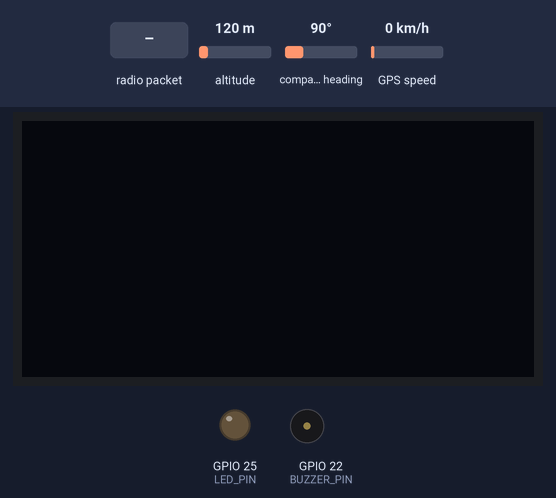
A sketch run on a simulated ESP32. Shown: 128×64 one-colour display, output pins drawn as LEDs (lit = HIGH), buzzer (waves = sounding, pin HIGH). The test bench sets the inputs (shaded band); at power-on: altitude 120 m, compass heading 90°, GPS speed 0 km/h. The OLED is the two-colour kind (top 16 rows yellow); the GPS gets a fix after 3 s at 37.7749, -122.4194 with 8 satellites; no radio packets arrive unless stated; what the sketch prints to the serial monitor is not drawn.

Above: at 2.2 s.
2.3 s: radio packet "1" arrives
At 2.7 s:
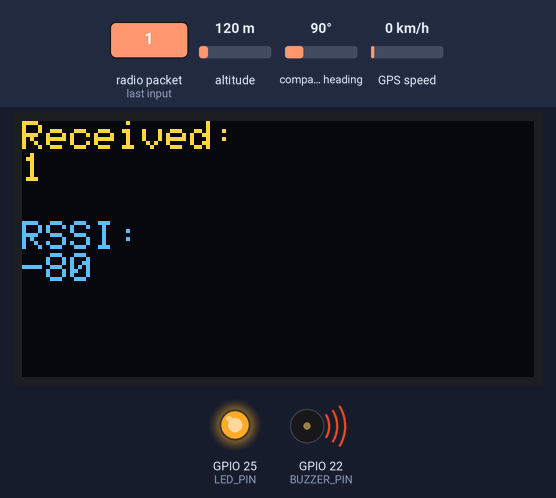
At 3.7 s:
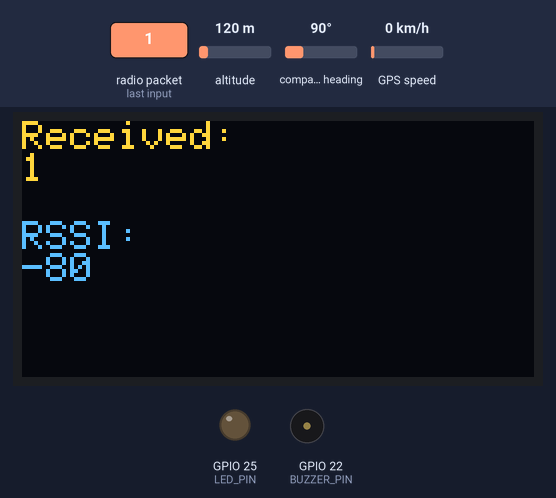
4.3 s: radio packet "0" arrives
At 5.4 s:
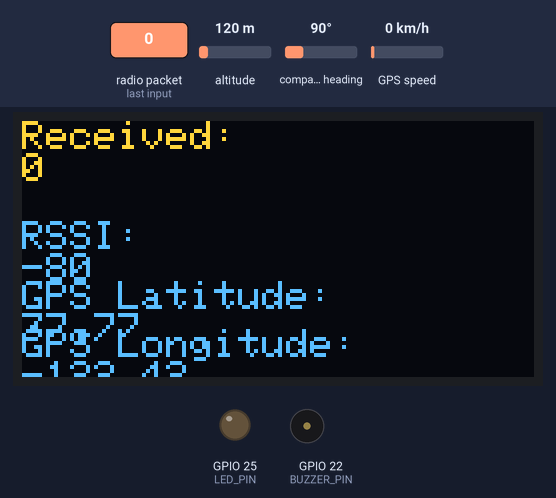
Timing chart, 0 to 7.3 s (numbered marks = the images above; inputs shaded):
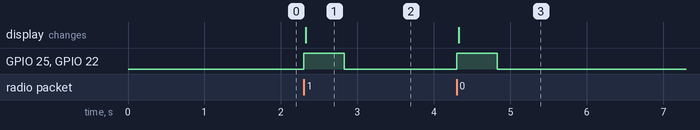

The sketch:

Receiver_code.ino
```cpp
#include <SPI.h>
#include <LoRa.h>
#include <Wire.h>
#include <Adafruit_GFX.h>
#include <Adafruit_SSD1306.h>
#include <TinyGPS++.h>

// Create GPS object
TinyGPSPlus gps;

// Use UART1 of ESP32
HardwareSerial GPS_Serial(1);

// OLED size
#define SCREEN_WIDTH 128
#define SCREEN_HEIGHT 64

// I2C address (usually 0x3C)
#define OLED_ADDR 0x3C

// Create display object
Adafruit_SSD1306 display(SCREEN_WIDTH, SCREEN_HEIGHT, &Wire, -1);

#define SS    18
#define RST   14
#define DIO0  26

#define LED_PIN    25   // Changed LED pin to 25
#define BUZZER_PIN 22   // Buzzer pin

void setup() {
  Serial.begin(115200);
  Wire.begin(21, 22);  // SDA, SCL
  GPS_Serial.begin(9600, SERIAL_8N1, 16, 17);

  // Initialize OLED
  if (!display.begin(SSD1306_SWITCHCAPVCC, OLED_ADDR)) {
    Serial.println("OLED init failed");
    while (1);
  }
  delay(1000);
  pinMode(LED_PIN, OUTPUT);
  pinMode(BUZZER_PIN, OUTPUT);

  SPI.begin(5, 19, 23, SS);  // MOSI=23, MISO=19, SCK=5
  LoRa.setPins(SS, RST, DIO0);

  if (!LoRa.begin(433E6)) {
    Serial.println("LoRa init failed");
    while (1);
  }

  Serial.println("LoRa Receiver Ready");
}

void loop() {
  int packetSize = LoRa.parsePacket();
  String received = "";
  display.clearDisplay();
  display.setTextSize(1);
  display.setTextColor(WHITE);

  while (GPS_Serial.available()) {
    gps.encode(GPS_Serial.read());
  }

  // Check if location is available

  if (packetSize) {
    // Turn ON LED and buzzer
    digitalWrite(LED_PIN, HIGH);
    digitalWrite(BUZZER_PIN, HIGH);

    Serial.print("Received: ");
    while (LoRa.available()) {
      received += (char)LoRa.read();
    }

    Serial.print("Received: ");
    Serial.print(received);

// OLED
    display.setCursor(0, 0);
    display.println("Received:");
    display.println(received);
    Serial.print(" | RSSI: ");
    Serial.println(LoRa.packetRssi());
    display.setCursor(0, 25);
    display.println("RSSI:");
    display.println(LoRa.packetRssi());

    if (gps.location.isValid()) {

    Serial.print("Latitude: ");
    Serial.println(gps.location.lat(), 6);

    display.setCursor(0, 40);
    display.println("GPS Latitude:");
    display.println(gps.location.lat());

    display.setCursor(0, 52);
    display.println("GPS Longitude:");
    display.println(gps.location.lng());

    Serial.print("Longitude: ");
    Serial.println(gps.location.lng(), 6);
  }
    display.display();

    delay(500); // keep LED & buzzer ON for 0.5 sec

    // Turn OFF LED and buzzer
    digitalWrite(LED_PIN, LOW);
    digitalWrite(BUZZER_PIN, LOW);
  }
}
```

Measured:
- after the input at 2.3 s, GPIO 25 (LED_PIN), GPIO 22 (BUZZER_PIN): LOW → HIGH at once, → LOW 0.53 s later; the display: changes at once (image 1)
- after the input at 4.3 s, GPIO 25 (LED_PIN), GPIO 22 (BUZZER_PIN): LOW → HIGH at once, → LOW 0.53 s later; the display: changes at once (image 3)
